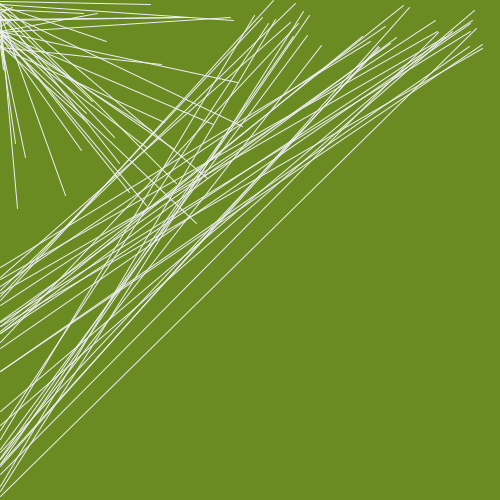
Frame 1 (no input)
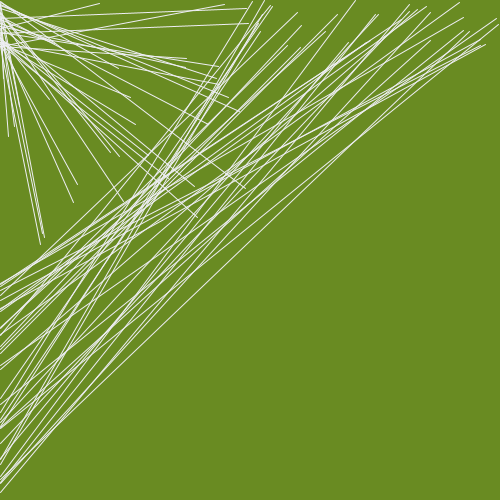
Frame 60 (the mouse pressed at the canvas centre just before this capture)
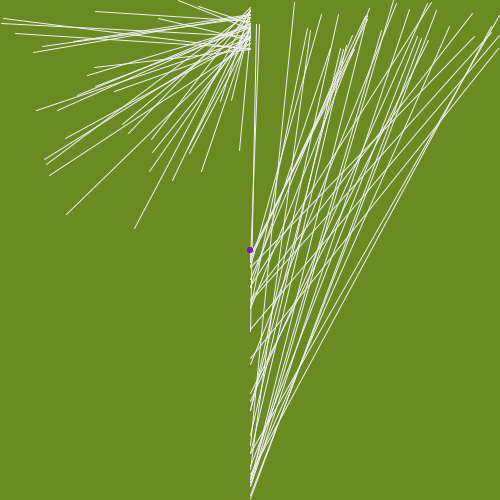
Frame 120 (the mouse held since frame 60 and released just before this capture)

The Processing sketch that drew these frames (run headless with seeded random() and noise(); from frame 60 on, the mouse is pressed at the canvas centre):

// Processing sketch: processing_99272
// ── processing_99272.pde

void setup()

{
  size(500,500);
  smooth();
}

void draw()
{
frameRate(15);
background(105,139,34);
for (int i=0;i<500;i=i+10)
{
  whoo(i,i);
}
}

void whoo(int x, int y)
{
  if (mousePressed == true)
  {
   
   float color1=random(255);
   float color2=random(100);
   float color3=random(200);
   
   noStroke();
   fill(color1,color2,color3);
   ellipse(mouseX,mouseY,5,5);
    
  }
  if (x<350)
  {
   
    int a= int(random(0,250));
    int b= int(random(0,250));
    int d= int(random(0,50));
    
    stroke(238,238,244);
    line(a,b,mouseX,d);
   int e= int(random(250,500));
    int f= int(random(250,500));
    int c= int(random(0,50));
    
    stroke(238,238,244);
    line(e,c,mouseX,f);
    
  }
}
